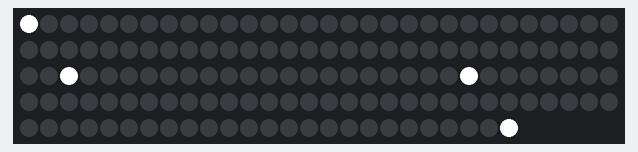
Bench run of a sketch on a simulated Arduino Uno, built with avr-gcc and run on an emulated ATmega328P. On the bench: 145 RGB LEDs in strip order, left to right, continuing on the next row.

Above: at 0.16 s.
At 5.74 s:
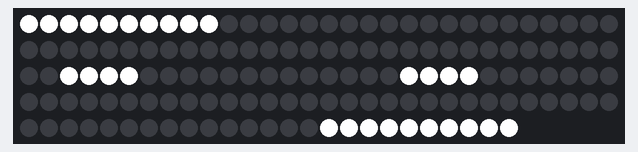
At 11.01 s:
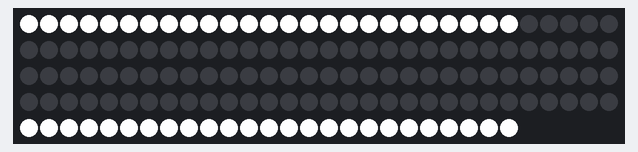
At 20.94 s:
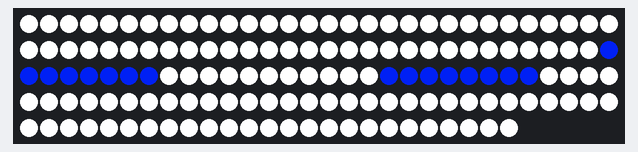
At 30.52 s:
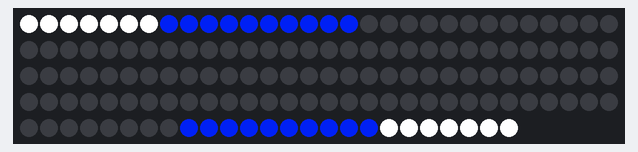
At 39.82 s:
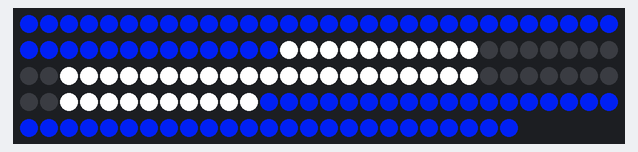

The sketch:

Riley.ino
```cpp
 #include <Adafruit_NeoPixel.h>

// Spindexer Lights
#define SPINDEXER_PIN 6
#define SPINDEXER_COUNT 72
#define SPINDEXER_REAL_COUNT 145

// Spindexer Lights
Adafruit_NeoPixel spindexerStrip = Adafruit_NeoPixel(SPINDEXER_REAL_COUNT, SPINDEXER_PIN, NEO_GRB + NEO_KHZ800);

// Color Codes
uint32_t red = spindexerStrip.Color(255, 0, 0);
uint32_t orange = spindexerStrip.Color(255, 50, 0);
uint32_t yellow = spindexerStrip.Color(255, 160, 0);
uint32_t green = spindexerStrip.Color(0, 255, 0);
uint32_t blue = spindexerStrip.Color(0, 29, 220);
uint32_t moreBlue = spindexerStrip.Color(0, 0, 203);
uint32_t purple = spindexerStrip.Color(255, 0, 255);
uint32_t white = spindexerStrip.Color(255, 255, 255);
uint32_t black = spindexerStrip.Color(0, 0, 0);

void setup() {
  // Spindexer Lights
  spindexerStrip.setBrightness(255);
  spindexerStrip.begin();
  spindexerStrip.show();
}

void loop() {
  rileyCode();
  //alternatingColorBounce();
}
// bounce color switch
void rileyCode() {
  for (int i = 0; i < SPINDEXER_COUNT; i++) {
    setSpindexerPixel(i, white);
    setSpindexerPixel(i - 10, blue);

    if (i == 0) {
      setSpindexerPixel(SPINDEXER_COUNT - 10, white);
    } else if (i == 1) {
      setSpindexerPixel(SPINDEXER_COUNT - 9, white);
    } else if (i == 2) {
      setSpindexerPixel(SPINDEXER_COUNT - 8, white);
    } else if (i == 3) {
      setSpindexerPixel(SPINDEXER_COUNT - 7, white);
    } else if (i == 4) {
      setSpindexerPixel(SPINDEXER_COUNT - 6, white);
    } else if (i == 5) {
      setSpindexerPixel(SPINDEXER_COUNT - 5, white);
    } else if (i == 6) {
      setSpindexerPixel(SPINDEXER_COUNT - 4, white);
    } else if (i == 7) {
      setSpindexerPixel(SPINDEXER_COUNT - 3, white);
    } else if (i == 8) {
      setSpindexerPixel(SPINDEXER_COUNT - 2, white);
    } else if (i == 9) {
      setSpindexerPixel(SPINDEXER_COUNT - 1, white);
    } else if (i == 10) {
      setSpindexerPixel(SPINDEXER_COUNT, white);
    }

    spindexerStrip.show();
    delay(15);
  }
  for (int i = 88; i >= 0; i--) {
    setSpindexerPixel(i, white);
    setSpindexerPixel(i + 10, black);

    spindexerStrip.show();
    delay(5);
  }
  for (int i = 0; i <= 98; i++) {
    setSpindexerPixel(i, blue);
    setSpindexerPixel(i - 10, white);

    spindexerStrip.show();
    delay(15);
  }
  for (int i = 88; i >= 0; i--) {
    setSpindexerPixel(i, white);
    setSpindexerPixel(i + 10, black);

    spindexerStrip.show();
    delay(5);
  }
}        // old stuff
//(int i = 0; i < SPINDEXER_COUNT; i += 2

// alternateing color space bounce
void alternatingColorBounce() {
  bool wasBlue = false;

  for  (int i = 0; i < SPINDEXER_COUNT; i += 8) {
    if (wasBlue) {
      setSpindexerPixel(i, white);
      wasBlue = false;
    } else {
      setSpindexerPixel(i, moreBlue);
      wasBlue = true;
    }
    spindexerStrip.show();
    delay(20);
  }
  wasBlue = true;
  for (int i = 96; i >= 0; i -= 8) {
    if (wasBlue) {
      setSpindexerPixel(i, white);
      wasBlue = false;
    } else {
      setSpindexerPixel(i, moreBlue);
      wasBlue = true;
    }
    for (int i = 96; i >= 0; i -= 8) {
      spindexerStrip.show();
      delay(0);
    }
  }
}

void setSpindexerPixel(int index, int r, int g, int b) {
  spindexerStrip.setPixelColor(index, r, g, b);
  spindexerStrip.setPixelColor((SPINDEXER_REAL_COUNT - 1) - index, r, g, b);
}

void setSpindexerPixel(int index, uint32_t color) {
  spindexerStrip.setPixelColor(index, color);
  spindexerStrip.setPixelColor((SPINDEXER_REAL_COUNT - 1) - index, color);
}
```
